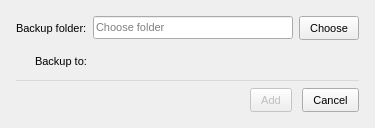
<?xml version="1.0" encoding="UTF-8"?>
<ui version="4.0">
 <class>AddBackupDialog</class>
 <widget class="QDialog" name="AddBackupDialog">
  <property name="geometry">
   <rect>
    <x>0</x>
    <y>0</y>
    <width>375</width>
    <height>128</height>
   </rect>
  </property>
  <property name="windowTitle">
   <string>Add backup folder</string>
  </property>
  <property name="styleSheet">
   <string notr="true">QWidget
{
font-size: 11px;
}

QPushButton
{
padding-left: 10px;
padding-right: 10px;
min-height: 22px;
}
</string>
  </property>
  <layout class="QVBoxLayout" name="verticalLayout">
   <property name="spacing">
    <number>6</number>
   </property>
   <property name="leftMargin">
    <number>16</number>
   </property>
   <property name="topMargin">
    <number>16</number>
   </property>
   <property name="rightMargin">
    <number>16</number>
   </property>
   <property name="bottomMargin">
    <number>16</number>
   </property>
   <item>
    <layout class="QGridLayout" name="gridLayout">
     <property name="bottomMargin">
      <number>0</number>
     </property>
     <property name="verticalSpacing">
      <number>15</number>
     </property>
     <item row="0" column="0">
      <widget class="QLabel" name="label_2">
       <property name="text">
        <string>Backup folder:</string>
       </property>
      </widget>
     </item>
     <item row="0" column="1">
      <widget class="QLineEdit" name="folderLineEdit">
       <property name="minimumSize">
        <size>
         <width>200</width>
         <height>23</height>
        </size>
       </property>
       <property name="maximumSize">
        <size>
         <width>16777215</width>
         <height>23</height>
        </size>
       </property>
       <property name="readOnly">
        <bool>true</bool>
       </property>
       <property name="placeholderText">
        <string>Choose folder</string>
       </property>
      </widget>
     </item>
     <item row="0" column="2">
      <widget class="QPushButton" name="changeButton">
       <property name="text">
        <string>Choose</string>
       </property>
      </widget>
     </item>
     <item row="1" column="0" alignment="Qt::AlignRight|Qt::AlignTop">
      <widget class="QLabel" name="label_3">
       <property name="text">
        <string>Backup to:</string>
       </property>
       <property name="alignment">
        <set>Qt::AlignLeading|Qt::AlignLeft|Qt::AlignVCenter</set>
       </property>
      </widget>
     </item>
     <item row="1" column="1" colspan="2" alignment="Qt::AlignTop">
      <widget class="QLabel" name="backupToLabel">
       <property name="text">
        <string/>
       </property>
       <property name="textInteractionFlags">
        <set>Qt::LinksAccessibleByMouse|Qt::TextSelectableByMouse</set>
       </property>
      </widget>
     </item>
    </layout>
   </item>
   <item>
    <widget class="Line" name="line">
     <property name="styleSheet">
      <string notr="true">*{
color:#dadada;
}</string>
     </property>
     <property name="frameShadow">
      <enum>QFrame::Plain</enum>
     </property>
     <property name="orientation">
      <enum>Qt::Horizontal</enum>
     </property>
    </widget>
   </item>
   <item>
    <layout class="QHBoxLayout" name="horizontalLayout_2">
     <property name="spacing">
      <number>10</number>
     </property>
     <property name="topMargin">
      <number>0</number>
     </property>
     <property name="bottomMargin">
      <number>0</number>
     </property>
     <item>
      <spacer name="horizontalSpacer">
       <property name="orientation">
        <enum>Qt::Horizontal</enum>
       </property>
       <property name="sizeHint" stdset="0">
        <size>
         <width>40</width>
         <height>20</height>
        </size>
       </property>
      </spacer>
     </item>
     <item>
      <widget class="QPushButton" name="addButton">
       <property name="enabled">
        <bool>false</bool>
       </property>
       <property name="text">
        <string>Add</string>
       </property>
       <property name="default">
        <bool>true</bool>
       </property>
      </widget>
     </item>
     <item>
      <widget class="QPushButton" name="cancelButton">
       <property name="text">
        <string>Cancel</string>
       </property>
      </widget>
     </item>
    </layout>
   </item>
  </layout>
 </widget>
 <resources/>
 <connections/>
</ui>
